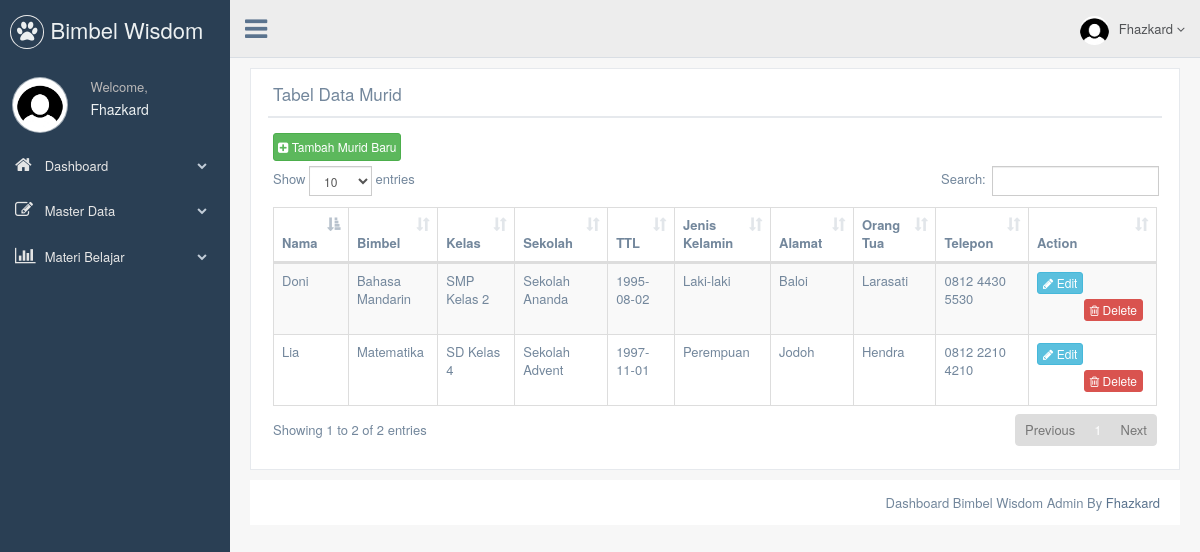
Before: /dashboard/murid/index.php (signed in) with the older database file.
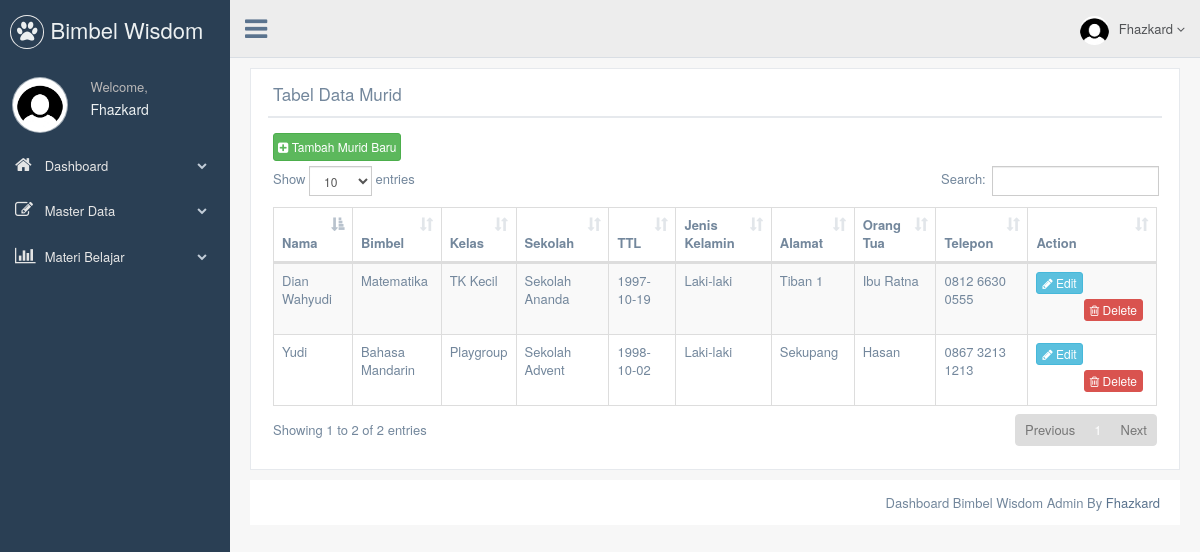
After: the same page with the newer database file.
### tables this page shows
CREATE TABLE `murid` (
  `murid_id` int(11) NOT NULL,
  `sekolah_id` int(11) DEFAULT NULL,
  `kelas_id` int(11) DEFAULT NULL,
  `bimbel_id` int(11) DEFAULT NULL,
  `nama` varchar(30) NOT NULL,
  `tgl_lahir` date NOT NULL,
  `jk` varchar(20) NOT NULL,
  `alamat` text NOT NULL,
  `nama_ortu` varchar(30) NOT NULL,
  `tlp` varchar(20) NOT NULL
);

CREATE TABLE `bimbel` (
  `bimbel_id` int(11) NOT NULL,
  `pengajar_id` int(11) DEFAULT NULL,
  `nama` varchar(30) NOT NULL
);

CREATE TABLE `kelas` (
  `kelas_id` int(11) NOT NULL,
  `nama` varchar(30) NOT NULL
);

CREATE TABLE `sekolah` (
  `sekolah_id` int(11) NOT NULL,
  `nama` varchar(30) NOT NULL,
  `jenis` varchar(20) NOT NULL,
  `alamat` text NOT NULL,
  `tlp` varchar(20) NOT NULL
);

### dashboard/murid/index.php (the view, shortened to what this page needs)
<?php include "../header.php";?>
        <div class="row">
            <div class="col-md-12 col-sm-12 col-xs-12">
                <div class="x_panel">
                <div class="x_title">
                  <h2>Tabel Data Murid</h2>
                  <div class="clearfix"></div>
                </div>
                <div class="x_content">
                    <a href="#" class="btn btn-success btn-xs" style="padding:4px;" data-toggle="modal" data-target=".tambah"><i class="fa fa-plus-square" ></i> Tambah Murid Baru</a>
                  <table id="datatable-responsive" class="table table-striped table-bordered dt-responsive nowrap" cellspacing="0" width="100%">
                    <thead>
                      <tr>
                        <th>Nama</th>
                        <th>Bimbel</th>
                        <th>Kelas</th>
                        <th>Sekolah</th>
						<th>TTL</th>
						<th>Jenis Kelamin</th>
						<th>Alamat</th>
						<th>Orang Tua</th>
						<th>Telepon</th>
                        <th>Action</th>
                      </tr>
                    </thead>
					<tbody>
					<?php
						include '../../koneksi/konek.php';
						$selek_data = mysqli_query($koneksi, "SELECT murid.murid_id,murid.sekolah_id,murid.kelas_id,murid.bimbel_id,murid.nama,
																murid.tgl_lahir, murid.jk, murid.alamat, murid.nama_ortu, murid.tlp,
																sekolah.nama AS sekolah, kelas.nama AS kelas, bimbel.nama AS bimbel FROM murid
																JOIN sekolah ON sekolah.sekolah_id = murid.sekolah_id
																JOIN kelas ON kelas.kelas_id =  murid.kelas_id
																JOIN bimbel ON bimbel.bimbel_id = murid.bimbel_id");
						while($data = mysqli_fetch_array($selek_data)){
							?>
                      <tr class=" ">
                        <td class=" "><?php echo $data['nama']; ?></td>
                        <td class=" "><?php echo $data['bimbel']; ?></td>
						<td class=" "><?php echo $data['kelas']; ?></td>
						<td class=" "><?php echo $data['sekolah']; ?></td>
						<td class=" "><?php echo $data['tgl_lahir']; ?></td>
						<td class=" "><?php echo $data['jk']; ?></td>
                        <td class=" "><?php echo $data['alamat']; ?></td>
						<td class=" "><?php echo $data['nama_ortu']; ?></td>
                        <td class="a-right a-right "><?php echo $data['tlp']; ?></td>
                        <td class=" last">
							<a id="edit_link" href="#" class="btn btn-info btn-xs last" data-toggle="modal" data-target=".edit"
							data-murid_id="<?php echo $data['murid_id']; ?>"
							data-nama="<?php echo $data['nama']; ?>"
							data-bimbel_id="<?php echo $data['bimbel_id']; ?>"
							data-kelas_id="<?php echo $data['kelas_id']; ?>"
							data-sekolah_id="<?php echo $data['sekolah_id']; ?>"
							data-tgl_lahir="<?php echo $data['tgl_lahir']; ?>"
							data-jk="<?php echo $data['jk']; ?>"
							data-ortu="<?php echo $data['nama_ortu']; ?>"
							data-alamat="<?php echo $data['alamat']; ?>"
							data-tlp="<?php echo $data['tlp']; ?>"><i class="fa fa-pencil"></i> Edit</a>
							<form method="post" action="../../koneksi/delete.php" style="width:auto;float:right;">
								<button type="submit" class="btn btn-danger btn-xs last" onclick="return konfirmasi()"><i class="fa fa-trash-o"></i> Delete</button>
							</form>
                        </td>
                      </tr>
					<?php
					}
					?>
                    </tbody>
                  </table>
                </div>
              </div>
            </div>
          </div>
<?php include "../footer.php";?>

### dashboard/header.php (shortened to what this page needs)
<!DOCTYPE html>
<html lang="en">
<head>
  <link href="../../content/css/bootstrap.min.css" rel="stylesheet">
  <link href="../../content/css/font-awesome.min.css" rel="stylesheet">
  <link href="../../content/css/animate.min.css" rel="stylesheet">
  <link href="../../content/css/custom.css" rel="stylesheet">
  <link href="../../content/css/jquery.dataTables.min.css" rel="stylesheet">
  <link href="../../content/css/responsive.bootstrap.min.css" rel="stylesheet">
  <link href="../../content/css/site.css" rel="stylesheet">
  </head>
<body class="nav-md">
  <div class="container body">
    <div class="main_container">
      <div class="col-md-3 left_col">
        <div class="left_col scroll-view">
          <div class="navbar nav_title" style="border: 0;">
            <a href="../" class="site_title"><i class="fa fa-paw"></i> <span>Bimbel Wisdom</span></a>
          </div>
          <div class="profile">
            <div class="profile_pic">
              <img src="../../content/img/user.jpg" alt="..." class="img-circle profile_img">
            </div>
            <div class="profile_info">
              <span>Welcome,</span>
              <h2>Fhazkard</h2>
            </div>
          </div>
          <br />
          <div id="sidebar-menu" class="main_menu_side hidden-print main_menu">
            <div class="menu_section">
                 <br> <div class="clearfix"></div>
              <ul class="nav side-menu">
                <li><a href="../"><i class="fa fa-home"></i> Dashboard <span class="fa fa-chevron-down"></span></a>
                </li>
                <li><a><i class="fa fa-edit"></i> Master Data <span class="fa fa-chevron-down"></span></a>
                </li>
                <li><a><i class="fa fa-bar-chart-o"></i> Materi Belajar <span class="fa fa-chevron-down"></span></a>
                </li>
              </ul>
            </div>
          </div>
        </div>
      </div>
      <div class="top_nav">
        <div class="nav_menu">
          <nav class="" role="navigation">
            <div class="nav toggle">
              <a id="menu_toggle"><i class="animated bounceIn fa fa-bars"></i></a>
            </div>
            <ul class="nav navbar-nav navbar-right">
              <li class="">
                <a href="#" class="user-profile dropdown-toggle" data-toggle="dropdown" aria-expanded="false">
                  <img src="../../content/img/user.jpg" alt="">Fhazkard
                  <span class=" fa fa-angle-down"></span>
                </a>
              </li>
            </ul>
          </nav>
        </div>
      </div>
    <div class="right_col" role="main">

### dashboard/footer.php (shortened to what this page needs)
        <footer class="footer">
          <div class="copyright-info">
            <p class="pull-right">Dashboard Bimbel Wisdom Admin By <a href="https://Fhazkard.com">Fhazkard</a>
            </p>
          </div>
        </footer>
      </div>
    </div>
  </div>
</body>
</html>

### content/css/site.css (style rules this page uses)
.nav.side-menu { cursor: pointer; }
#menu_toggle { cursor: pointer; }
.footer { bottom: 0px; margin: 0px; }
.profile_info { padding-top: 15px; }
td.last { width: 124px; }

Changed rows visible on the page:
removed murid: nama "Doni", bimbel.nama "Bahasa Mandarin", kelas.nama "SMP Kelas 2", sekolah.nama "Sekolah Ananda", tgl_lahir "1995-08-02", jk "Laki-laki", alamat "Baloi", nama_ortu "Larasati", tlp "0812 4430 5530"
removed murid: nama "Lia", bimbel.nama "Matematika", kelas.nama "SD Kelas 4", sekolah.nama "Sekolah Advent", tgl_lahir "1997-11-01", jk "Perempuan", alamat "Jodoh", nama_ortu "Hendra", tlp "0812 2210 4210"
added murid: nama "Dian Wahyudi", bimbel.nama "Matematika", kelas.nama "TK Kecil", sekolah.nama "Sekolah Ananda", tgl_lahir "1997-10-19", jk "Laki-laki", alamat "Tiban 1", nama_ortu "Ibu Ratna", tlp "0812 6630 0555"
added murid: nama "Yudi", bimbel.nama "Bahasa Mandarin", kelas.nama "Playgroup", sekolah.nama "Sekolah Advent", tgl_lahir "1998-10-02", jk "Laki-laki", alamat "Sekupang", nama_ortu "Hasan", tlp "0867 3213 1213"
